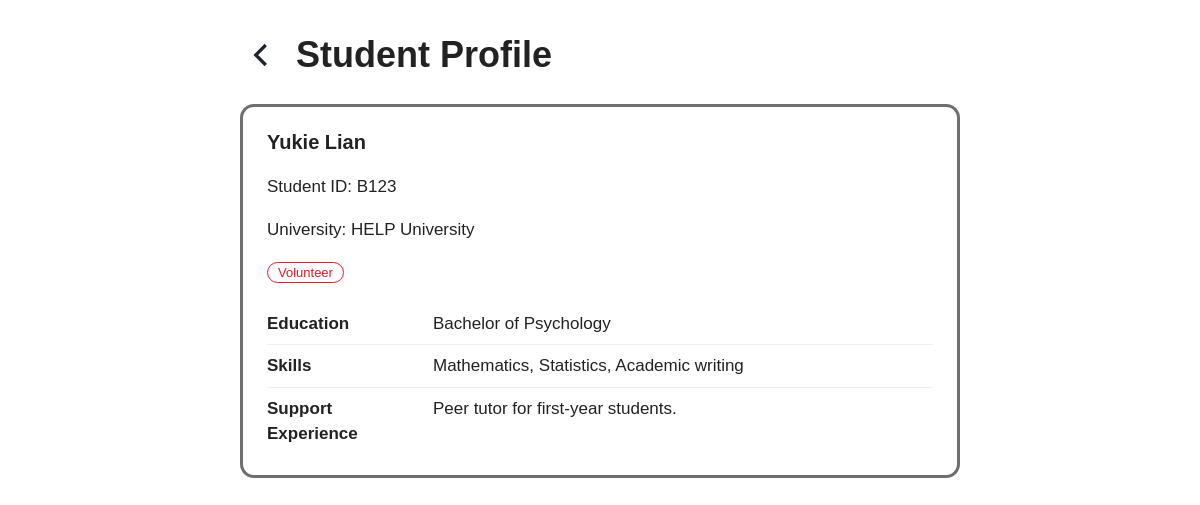
Page /backend/profile_management/public_profile.php?id=1 (signed in) on the committed database.
### tables this page shows
CREATE TABLE users (
    id                        INT AUTO_INCREMENT PRIMARY KEY,
    student_id                VARCHAR(30)   NOT NULL,
    email                     VARCHAR(150)  NOT NULL,
    personalemail             VARCHAR(150)  NULL,
    full_name                 VARCHAR(100)  NOT NULL,
    university_name           VARCHAR(100)  NOT NULL,
    password_hash             VARCHAR(255)  NOT NULL,
    picture_url               VARCHAR(255)  NULL,
    cover_photo_url           VARCHAR(255)  NULL,
    volunteer_picture_url     VARCHAR(255)  NULL,
    volunteer_cover_photo_url VARCHAR(255)  NULL,
    education                 VARCHAR(500)  NULL,
    skills                    VARCHAR(500)  NULL,
    support_experience        VARCHAR(1000) NULL,
    tfa_code                  VARCHAR(255)  NULL,
    tfa_expiry                DATETIME      NULL,
    failed_attempts           INT           NOT NULL DEFAULT 0,
    locked_until              DATETIME      NULL,
    remember_token_hash       CHAR(64)      NULL,
    remember_expires          DATETIME      NULL,
    reset_code                VARCHAR(6)    NULL,
    reset_expiry              DATETIME      NULL,
    is_volunteer              CHAR(1)       NOT NULL DEFAULT 'N',
    is_active                 CHAR(1)       NOT NULL DEFAULT 'N',
    created_at                DATETIME      NOT NULL DEFAULT CURRENT_TIMESTAMP,
    CONSTRAINT uq_users_email      UNIQUE (email),
    CONSTRAINT uq_users_student_id UNIQUE (student_id),
    CONSTRAINT chk_users_volunteer CHECK (is_volunteer IN ('Y', 'N')),
    CONSTRAINT chk_users_active    CHECK (is_active IN ('Y', 'N'))
);

### backend/general/account_functions.php (called while the page is built, shortened)
<?php
function e($value): string {
    return htmlspecialchars((string)$value, ENT_QUOTES, 'UTF-8');
}
?>

### backend/profile_management/public_profile.php (the view, shortened to what this page needs)
<?php
require_once dirname(__DIR__) . '/general/account_functions.php';
require_once dirname(__DIR__) . '/general/card_template.php';
$id = (int)($_GET['id'] ?? 0);
$stmt = $pdo->prepare('SELECT id, student_id, full_name, email, university_name, picture_url, education, skills, support_experience, is_volunteer FROM users WHERE id = ?');
$stmt->execute([$id]);
$user = $stmt->fetch();
?>
<!DOCTYPE html>
<html lang="en">
<head>
    <link rel="stylesheet" href="<?= BASE_URL ?>/frontend/css/style.css">
</head>
<body>
<div class="page">
    <?= renderPageHeading('Student Profile', BASE_URL . '/profile.php', 'Back to profile') ?>
    <div class="detail-card">
        <h2><?= e($user['full_name']) ?></h2>
        <p class="meta">Student ID: <?= e($user['student_id']) ?></p>
        <p class="meta">University: <?= e($user['university_name']) ?></p>
        <?php if ($user['is_volunteer'] === 'Y'): ?><span class="role-tag">Volunteer</span><?php endif; ?>
        <dl class="detail-list" style="margin-top:18px;">
            <div class="detail-row"><dt>Education</dt><dd><?= nl2br(e($user['education'] ?: 'Not provided.')) ?></dd></div>
            <div class="detail-row"><dt>Skills</dt><dd><?= nl2br(e($user['skills'] ?: 'Not provided.')) ?></dd></div>
            <div class="detail-row"><dt>Support Experience</dt><dd><?= nl2br(e($user['support_experience'] ?: 'Not provided.')) ?></dd></div>
        </dl>
    </div>
</div>
</body>
</html>

### backend/general/card_template.php (shortened to what this page needs)
<?php
function cardIcon(string $name): string
{
    return CARD_ICONS[$name] ?? '';
}
function renderPageHeading(string $title, string $backHref, string $backLabel): string
{
    $backLabel = htmlspecialchars($backLabel);
    return '<div class="page-heading">'
         . '<a class="back-link" href="' . htmlspecialchars($backHref) . '" title="' . $backLabel . '" aria-label="' . $backLabel . '">' . cardIcon('back') . '</a>'
         . '<h1 class="page-title">' . htmlspecialchars($title) . '</h1>'
         . '</div>';
}

### frontend/css/style.css (style rules this page uses)
:root { --red: #e21b2d; --red-dark: #c41225; --red-light: #fff0f1; --text: #222222; --muted: #6b6b6b; --border: #e3d5d5; --bg: #ffffff; --success: #2e7d32; --radius: 6px; }
* { box-sizing: border-box; }
body { margin: 0; font-family: Arial, Helvetica, sans-serif; font-size: 17px; color: var(--text); background: var(--bg); line-height: 1.5; }
.page { max-width: 760px; margin: 0 auto; padding: 28px 20px 60px; }
h1 { font-size: 26px; margin: 0 0 8px; }
h2 { font-size: 20px; margin: 0 0 12px; }
.page-title { text-align: center; font-size: 36px; font-weight: 800; margin: 0 0 24px; }
.page-heading { display: flex; align-items: center; gap: 12px; margin-bottom: 22px; }
.page-heading .page-title, .layout .page-heading .page-title { width: auto; margin: 0; text-align: left; }
.back-link { display: inline-flex; align-items: center; justify-content: center; flex-shrink: 0; width: 44px; height: 44px; border-radius: 50%; color: #20232c; }
.back-link svg { width: 30px; height: 30px; }
.detail-card { background: #fff; border: 3px solid #6f6f6f; border-radius: 14px; padding: 20px 24px; }
.detail-list { margin: 0; }
.detail-row { display: flex; gap: 16px; padding: 8px 0; border-bottom: 1px solid #eeeeee; }
.detail-row:last-child { border-bottom: none; }
.detail-row dt { width: 150px; flex-shrink: 0; font-weight: bold; }
.detail-row dd { margin: 0; overflow-wrap: anywhere; }
.role-tag { font-size: 13px; color: var(--red); border: 1px solid var(--red); border-radius: 999px; padding: 2px 10px; }

### rows in the picture
users: full_name "Yukie Lian", student "B123", university_name "HELP University", education "Bachelor of Psychology", skills "Mathematics, Statistics, Academic writing", support_experience "Peer tutor for first-year students."

### other values in the picture
$title "Student Profile"
